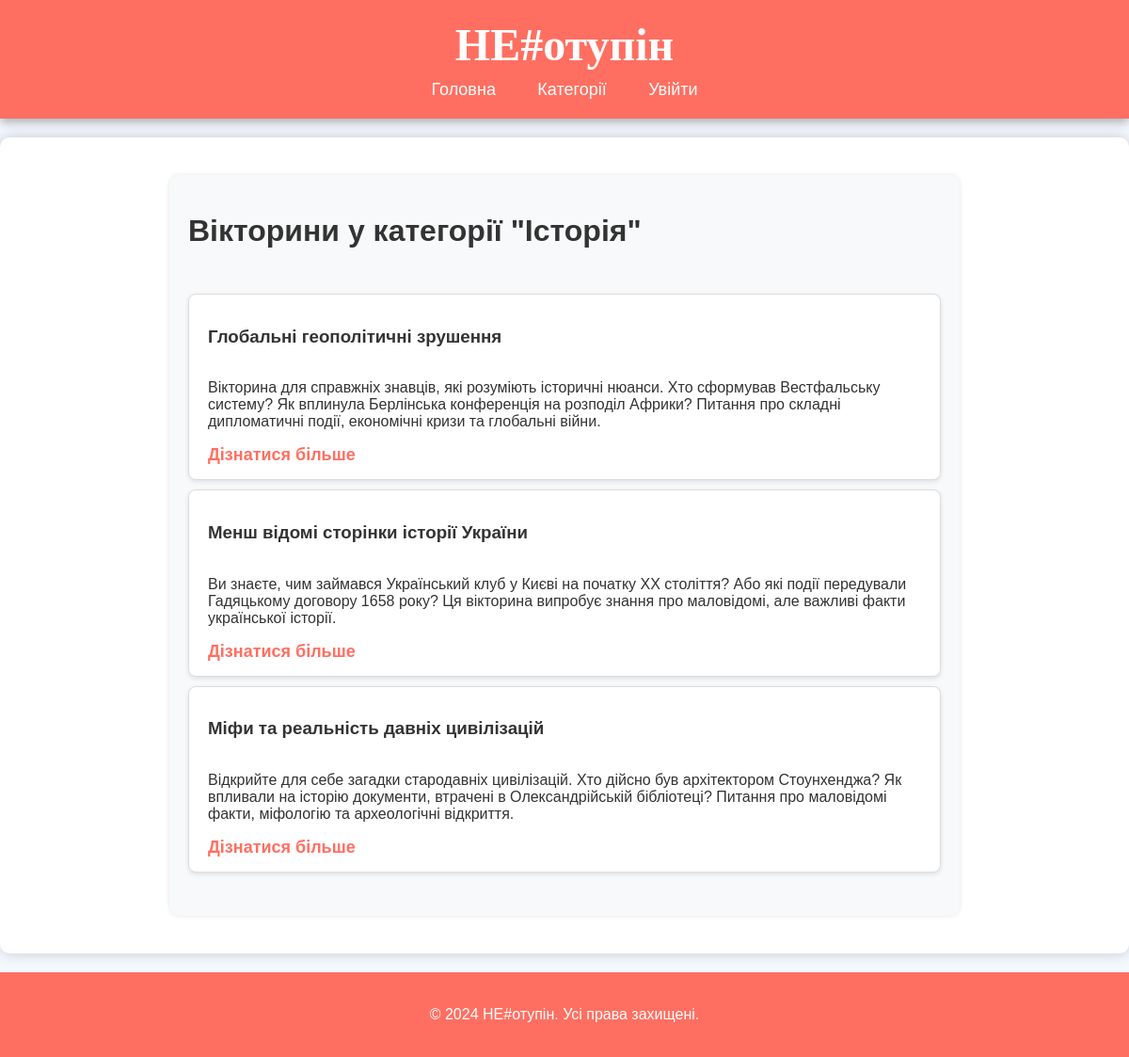
/api/quizzes/categories/3/difficulty/3/quizzes/, run on the app's committed database.
### quizzes/models.py (models this page shows, shortened)
class QuizCategory(models.Model):
    name = models.CharField(max_length=255, unique=True, verbose_name="Назва категорії")  # Унікальна назва категорії
    class Meta:
        verbose_name = "Категорія вікторини"
        verbose_name_plural = "Категорії вікторин"
        ordering = ['name']

class Quiz(models.Model):
    DIFFICULTY_CHOICES = (
        (1, "Легкий"),
        (2, "Середній"),
        (3, "Важкий"),
    )
    name = models.CharField(max_length=255, unique=True, verbose_name="Назва вікторини")  # Унікальна назва вікторини
    category = models.ForeignKey(
        QuizCategory,
        on_delete=models.CASCADE,
        related_name="quizzes",
        verbose_name="Категорія"
    )
    difficulty = models.IntegerField(choices=DIFFICULTY_CHOICES, verbose_name="Рівень складності")
    description = models.TextField(blank=True, null=True, verbose_name="Опис вікторини")  # Опис вікторини (необов'язковий)
    class Meta:
        verbose_name = "Вікторина"
        verbose_name_plural = "Вікторини"
        ordering = ['category', 'name']

### quizzes/views.py (the view)
def quizzes_by_difficulty(request, category_id, difficulty):
    category = get_object_or_404(QuizCategory, id=category_id)
    quizzes = Quiz.objects.filter(category=category, difficulty=difficulty)
    return render(request, 'quizzes_by_difficulty.html', {
        'category': category,
        'difficulty': difficulty,
        'quizzes': quizzes
    })

### frontend/templates/quizzes_by_difficulty.html (shortened to what this page needs)
{% extends 'base.html' %}
{% load static %}
{% block content %}
<main class="categories">
    <h1 class="category-title">Вікторини у категорії "{{ category.name }}"</h1>
    <ul class="quiz-list">
        {% for quiz in quizzes %}
            <li class="quiz-item">
                <h3 class="quiz-name">{{ quiz.name }}</h3>
                <p class="quiz-description">{{ quiz.description }}</p>
                <a href="{% url 'quiz_detail' quiz.id %}" class="quiz-link">Дізнатися більше</a>
            </li>
        {% endfor %}
    </ul>
</main>
{% endblock %}

### frontend/static/css/styles.css (style rules this page uses)
body { font-family: 'Barlow Semi Condensed', sans-serif; background-color: #f4f9ff; color: #333; margin: 0; padding: 0; }
main { display: flex; flex-direction: column; align-items: flex-start; padding: 20px; max-width: 1200px; margin: 20px auto; background-color: #ffffff; border-radius: 10px; box-shadow: 0 0 15px rgba(0, 0, 0, 0.2); }
.tournaments, .leaderboard, .categories { width: 100%; max-width: 800px; padding: 20px; background-color: #f8f9fa; border-radius: 10px; box-shadow: 0 0 5px rgba(0, 0, 0, 0.1); margin-bottom: 20px; }
ul { list-style-type: none; padding: 0; }
ul li { background: #ffffff; margin: 10px 0; padding: 15px 20px; border: 1px solid #ddd; border-radius: 8px; display: flex; flex-direction: column; align-items: flex-start; box-shadow: 0 2px 5px rgba(0, 0, 0, 0.1); transition: background-color 0.3s, transform 0.2s; }
ul li a { text-decoration: none; color: #ff6f61; font-weight: bold; font-size: 18px; transition: color 0.3s, transform 0.2s; }

### data on the page
QuizCategory: name "Історія"
Quiz: name "Глобальні геополітичні зрушення", description "Вікторина для справжніх знавців, які розуміють історичні нюанси. Хто сформував Вестфальську систему? Як вплинула Берлінська конференція на розподіл Африки? Питання про складні дипломатичні події, економічні кризи та глобальні війни."
Quiz: name "Менш відомі сторінки історії України", description "Ви знаєте, чим займався Український клуб у Києві на початку ХХ століття? Або які події передували Гадяцькому договору 1658 року? Ця вікторина випробує знання про маловідомі, але важливі факти української історії."
Quiz: name "Міфи та реальність давніх цивілізацій", description "Відкрийте для себе загадки стародавніх цивілізацій. Хто дійсно був архітектором Стоунхенджа? Як впливали на історію документи, втрачені в Олександрійській бібліотеці? Питання про маловідомі факти, міфологію та археологічні відкриття."
